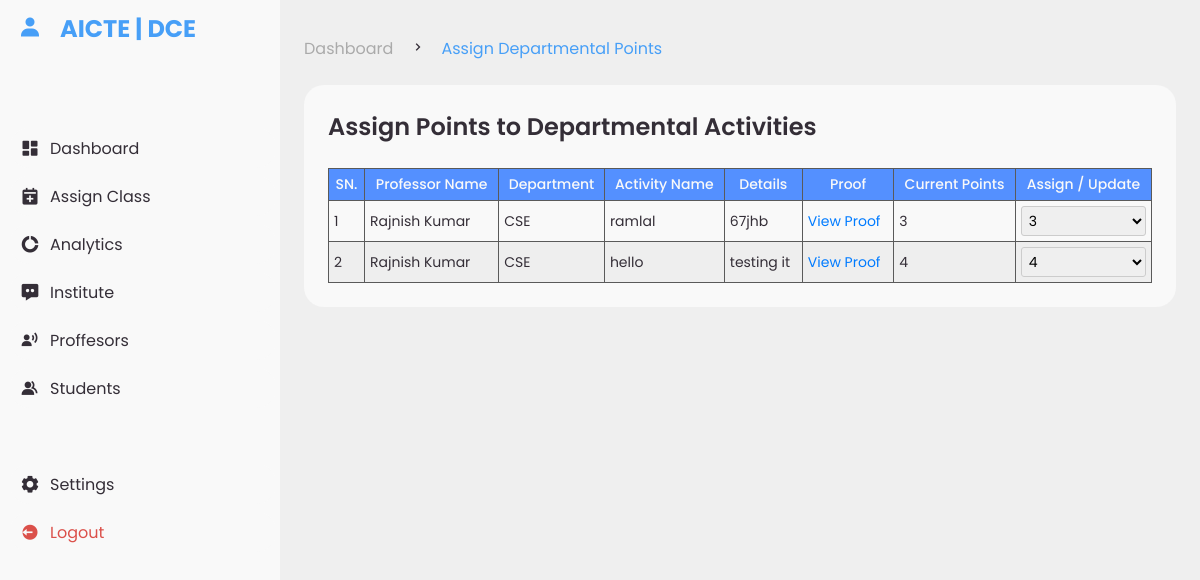
Screenshot of /admin/departmental_activity.php (signed in) with the database file from the repository.
### tables this page shows
CREATE TABLE `departmental_activities` (
  `id` int(11) NOT NULL,
  `professor_id` int(11) NOT NULL,
  `activity_name` varchar(255) NOT NULL,
  `details` varchar(255) NOT NULL,
  `points` float DEFAULT NULL,
  `proof` varchar(255) NOT NULL,
  `created_at` timestamp NOT NULL DEFAULT current_timestamp(),
  `session_id` int(11) DEFAULT NULL
);

CREATE TABLE `professors` (
  `prof_id` int(11) NOT NULL,
  `name` varchar(255) NOT NULL,
  `email` varchar(255) NOT NULL,
  `phone` varchar(15) NOT NULL,
  `password` varchar(255) NOT NULL,
  `dp` varchar(255) DEFAULT NULL,
  `role` varchar(255) NOT NULL,
  `dept` varchar(255) NOT NULL,
  `timestamp` timestamp NOT NULL DEFAULT current_timestamp()
);

### endpoint/academic_session.php (called while the page is built)
<?php
function getActiveSession($conn) {
    $result = $conn->query("SELECT session_id, session_name FROM sessions WHERE status='Active' LIMIT 1");
    if ($result->num_rows > 0) {
        return $result->fetch_assoc();
    }
    return null;
}
?>

### admin/departmental_activity.php (the view, shortened to what this page needs)
<?php
include 'admin_name.php';
include '../endpoint/academic_session.php';
$session = getActiveSession($conn);
$current_session_id = $session ? $session['session_id'] : 0;
$query = "SELECT da.id, da.activity_name, da.details, da.points, da.proof, da.created_at,
                 p.name AS professor_name, p.dept AS professor_dept
          FROM departmental_activities da
          JOIN professors p ON da.professor_id = p.prof_id
          WHERE da.session_id = ?
          ORDER BY da.created_at DESC";
$stmt = $conn->prepare($query);
$stmt->bind_param("i", $current_session_id);
$stmt->execute();
$result = $stmt->get_result();
?>
<!DOCTYPE html>
<html lang="en">
<?php include 'dependencies.php'; ?>
<link rel="stylesheet" href="../css/form.css?v=1">
<body>
<?php include 'navbar.php'; ?>
<section id="content">
    <main>
        <div class="head-title">
            <div class="left">
                <ul class="breadcrumb">
                    <li><a href="#">Dashboard</a></li>
                    <li><i class='bx bx-chevron-right'></i></li>
                    <li><a class="active" href="#">Assign Departmental Points</a></li>
                </ul>
            </div>
        </div>
        <div class="table-data">
            <div class="order">
                <div class="head"><h3>Assign Points to Departmental Activities</h3></div>
                <table style="font-size:14px;">
                    <thead>
                        <tr>
                            <th>SN.</th>
                            <th>Professor Name</th>
                            <th>Department</th>
                            <th>Activity Name</th>
                            <th>Details</th>
                            <th>Proof</th>
                            <th>Current Points</th>
                            <th>Assign / Update</th>
                        </tr>
                    </thead>
                    <tbody>
                    <?php $serial = 0; while ($row = $result->fetch_assoc()): $serial++; ?>
                        <tr id="row-<?= $row['id']; ?>">
                            <td><?= $serial; ?></td>
                            <td><?= htmlspecialchars($row['professor_name']); ?></td>
                            <td><?= htmlspecialchars($row['professor_dept']); ?></td>
                            <td><?= htmlspecialchars($row['activity_name']); ?></td>
                            <td><?= htmlspecialchars($row['details']); ?></td>
                            <td>
                                <?php if ($row['proof']): ?>
                                    <a href="../<?= htmlspecialchars($row['proof']); ?>" target="_blank" style="color:#007BFF;text-decoration:none;">View Proof</a>
                                <?php else: ?>
                                    No Proof
                                <?php endif; ?>
                            </td>
                            <td class="points-display"><?= $row['points'] !== null ? $row['points'] : 'Pending'; ?></td>
                            <td>
                                <select class="assign-points" data-id="<?= $row['id']; ?>" style="padding:3px;border-radius:3px;border:1px solid #ccc;">
                                    <?php for ($i = 0; $i <= 5; $i += 0.5): ?>
                                        <option value="<?= $i; ?>" <?= $row['points'] == $i ? 'selected' : ''; ?>><?= $i; ?></option>
                                    <?php endfor; ?>
                                </select>
                            </td>
                        </tr>
                    <?php endwhile; ?>
                    </tbody>
                </table>
            </div>
        </div>
    </main>
</section>
</body>
</html>

### css/style.css (style rules this page uses)
* { margin: 0; padding: 0; box-sizing: border-box; }
a { text-decoration: none; }
li { list-style: none; }
:root { --poppins: 'Poppins', sans-serif; --lato: 'Lato', sans-serif; --light: #F9F9F9; --blue: #479ff7; --light-blue: #CFE8FF; --grey: #eee; --dark-grey: #AAAAAA; --dark: #342E37; --red: #DB504A; --yellow: #FFCE26; --light-yellow: #FFF2C6; --green: #1a9c79; --light-green: #affced; --orange: #FD7238; --light-orange: #FFE0D3; }
html { overflow-x: hidden; scroll-behavior: smooth; }
body { background: var(--grey); overflow-x: hidden; }
#content { position: relative; width: calc(100% - 280px); left: 280px; transition: .3s ease; }
#content main { width: 100%; padding: 36px 24px; font-family: var(--poppins); max-height: calc(100vh - 56px); overflow-y: auto; }
#content main .head-title { display: flex; align-items: center; justify-content: space-between; grid-gap: 16px; flex-wrap: wrap; }
#content main .head-title .left .breadcrumb { display: flex; align-items: center; grid-gap: 16px; }
#content main .head-title .left .breadcrumb li { color: var(--dark); }
#content main .head-title .left .breadcrumb li a { color: var(--dark-grey); pointer-events: none; }
#content main .head-title .left .breadcrumb li a.active { color: var(--blue); pointer-events: unset; }
#content main .table-data { display: flex; flex-wrap: wrap; grid-gap: 24px; margin-top: 24px; width: 100%; color: var(--dark); }
#content main .table-data>div { border-radius: 20px; background: var(--light); padding: 24px; overflow-x: auto; }
#content main .table-data .head { display: flex; align-items: center; grid-gap: 16px; margin-bottom: 24px; }
#content main .table-data .head h3 { margin-right: auto; font-size: 24px; font-weight: 600; }
#content main .table-data .order { flex-grow: 1; flex-basis: 500px; }
#content main .table-data .order table { width: 100%; border-collapse: collapse; }
#content main .table-data .order table th { font-size: 14px; text-align: center; padding: 5px; font-weight: 500; color: var(--light); background-color: #5490ff; border: 1.5px solid #5a5a5a; }
#content main .table-data .order table td { padding: 5px; font-size: 14px; border: 1.5px solid #5a5a5a; }
#content main .table-data .order table tbody tr:nth-child(even) { background: var(--grey); }

### css/form.css (style rules this page uses)
* { margin: 0; padding: 0; box-sizing: border-box; font-family: "poppins"; }
body { background: #efefef; }
.input-group input, select, .input-group textarea { width: 100%; padding: 10px; border: 2px solid #ccc; border-radius: 4px; font-size: 14px; }

### rows the page displays
departmental_activities: professor.name "Rajnish Kumar", professor.dept "CSE", activity_name "ramlal", details "67jhb", points "3", points+id "3"
departmental_activities: professor.name "Rajnish Kumar", professor.dept "CSE", activity_name "hello", details "testing it", points "4", points+id "4"
